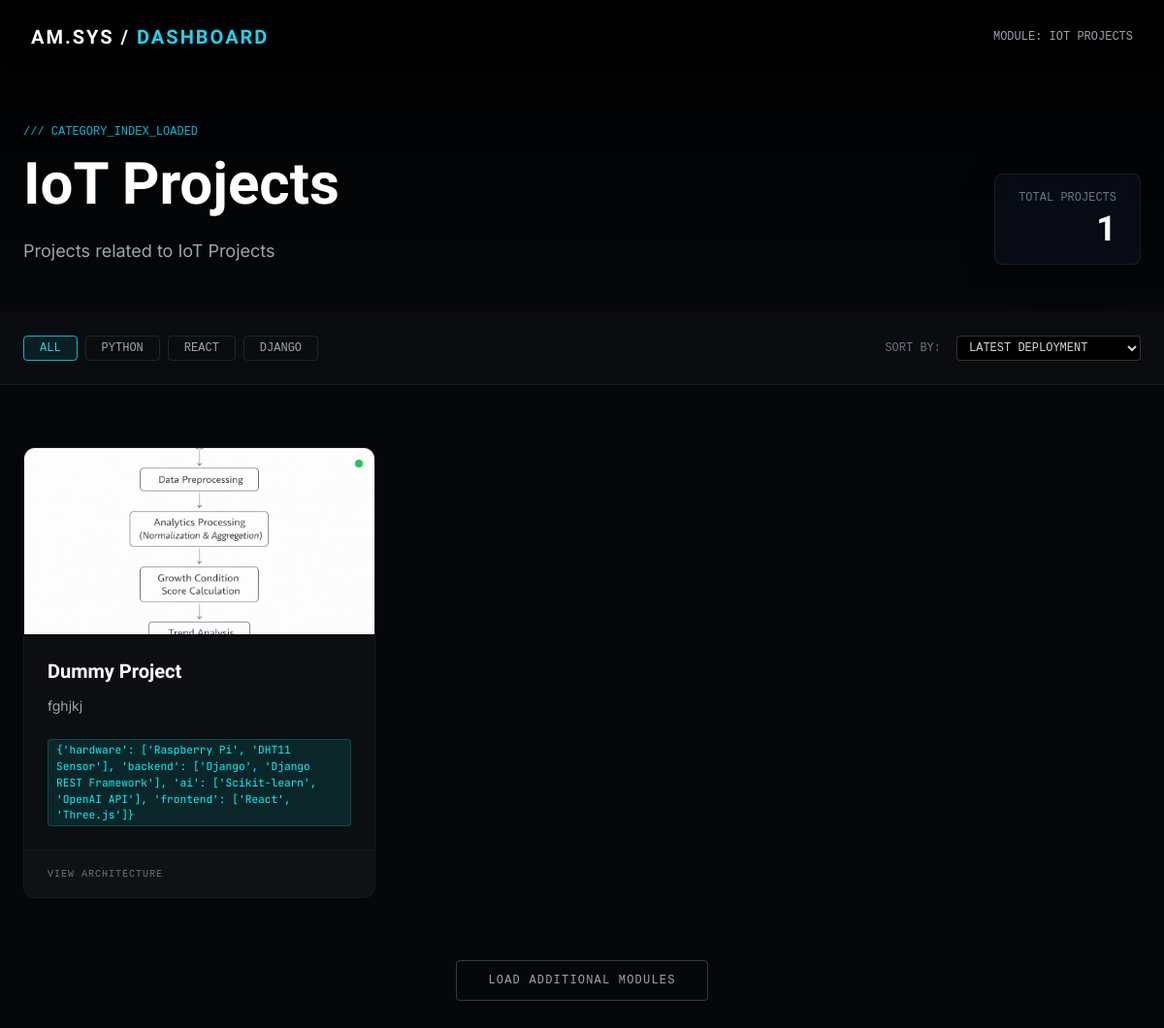
The app's page /projects/iot-projects/ with its own data.
### projects/models.py (models this page shows, shortened)
class Category(models.Model):
    name = models.CharField(max_length=100)
    slug = models.SlugField(unique=True)
    description = models.TextField(blank=True, help_text="Short description (1 line)")
    scope_statement = models.TextField(blank=True, null=True, help_text="Scope statement (2-3 lines)")
    icon = models.ImageField(upload_to="category_icons/", blank=True, null=True)
    system_node = models.ForeignKey('core.SystemNode', on_delete=models.SET_NULL, blank=True, null=True, related_name="categories", help_text="Link to System Universe Node")
    order = models.IntegerField(default=0, help_text="Display order")
    is_active = models.BooleanField(default=True)
    updated_at = models.DateTimeField(auto_now=True)
    class Meta:
        verbose_name_plural = "Categories"
        ordering = ['order', 'name']

class Project(models.Model):
    category = models.ForeignKey(Category, on_delete=models.CASCADE)
    title = models.CharField(max_length=200)
    short_description = models.TextField()
    full_description = RichTextField(blank=True, null=True)
    technologies = models.ManyToManyField(Technology, blank=True, related_name="projects")
    tech_stack = models.JSONField(help_text="List of technologies used (Legacy)", default=list, blank=True)
    github_link = models.URLField(blank=True, null=True)
    live_link = models.URLField(blank=True, null=True)
    docs_link = models.URLField(blank=True, null=True)
    cover_image = models.ImageField(upload_to="projects/")
    created_at = models.DateTimeField(auto_now_add=True)
    updated_at = models.DateTimeField(auto_now=True)
    featured = models.BooleanField(default=False)
    architecture_image = models.ImageField(upload_to="architecture/", blank=True, null=True)
    problem_statement = RichTextField(blank=True, null=True)
    solution_overview = RichTextField(blank=True, null=True, help_text="High-level system explanation")
    system_architecture = RichTextField(blank=True, null=True, help_text="Layer breakdown and data flow")
    domain_tags = models.JSONField(default=list, blank=True)
    capabilities = models.JSONField(default=list, blank=True)
    implementation_details = RichTextField(blank=True, null=True)
    results = RichTextField(blank=True, null=True)
    slug = models.SlugField(unique=True, blank=True)
    is_active = models.BooleanField(default=True)
    trust_real_world = models.BooleanField(default=False)
    trust_live_data = models.BooleanField(default=False)
    trust_production_ready = models.BooleanField(default=False)
    trust_hardware_integrated = models.BooleanField(default=False)

### projects/views.py (the view)
# urls.py: path('<slug:category_slug>/', views.category_projects, name='category_projects'),
def category_projects(request, category_slug):
    category = get_object_or_404(Category, slug=category_slug)
    projects = Project.objects.filter(category=category)
    tech_filter = request.GET.get('tech')
    if tech_filter:
        projects = projects.filter(tech_stack__icontains=tech_filter)
    context = {
        "category": category,
        "projects": projects,
        "active_filter": tech_filter
    }
    return render(request, "projects/category.html", context)

### templates/projects/category.html (shortened to what this page needs)
<!DOCTYPE html>
<html lang="en">
<head>
    <script src="https://cdn.tailwindcss.com"></script>
    <link rel="stylesheet" href="https://cdnjs.cloudflare.com/ajax/libs/font-awesome/6.4.0/css/all.min.css">
</head>
<body class="antialiased selection:bg-cyan-500 selection:text-black">
    <nav
        class="fixed top-0 w-full z-50 px-8 py-6 flex justify-between items-center mix-blend-difference bg-black/50 backdrop-blur-md">
        <a href="/"
            class="font-scifi font-bold text-xl tracking-widest text-white hover:text-cyan-400 transition-colors">AM.SYS
            / <span class="text-cyan-400">DASHBOARD</span></a>
        <div class="flex space-x-6">
            <span class="font-mono text-xs text-gray-400">MODULE: {{ category.name|upper }}</span>
        </div>
    </nav>
    <section class="pt-32 pb-12 px-6 border-b border-white/5 bg-gradient-to-b from-black to-transparent">
        <div class="max-w-7xl mx-auto flex flex-col md:flex-row justify-between items-end">
            <div class="max-w-2xl">
                <div class="font-mono text-cyan-500 text-xs mb-4 animate-pulse">
                    /// CATEGORY_INDEX_LOADED
                </div>
                <h1 class="font-scifi text-5xl md:text-6xl font-bold text-white mb-6">
                    {{ category.name }}
                </h1>
                <p class="font-inter text-gray-400 text-lg leading-relaxed max-w-xl">
                    {{ category.description }}
                </p>
            </div>
            <div class="hidden md:block text-right">
                <div class="glass-panel px-6 py-4 rounded-lg">
                    <div class="font-mono text-xs text-gray-500 uppercase mb-1">Total Projects</div>
                    <div class="font-scifi text-4xl font-bold text-white">{{ projects.count }}</div>
                </div>
            </div>
        </div>
    </section>
    <section class="py-6 border-b border-white/5 bg-white/[0.02]">
        <div class="max-w-7xl mx-auto px-6 flex justify-between items-center">
            <div class="flex space-x-2 overflow-x-auto pb-2 md:pb-0 scrollbar-hide">
                <a href="?tech="
                    class="px-4 py-1 rounded border {% if not active_filter %}border-cyan-500 bg-cyan-500/10 text-cyan-400{% else %}border-white/10 text-gray-400 hover:border-white/30{% endif %} text-xs font-mono transition-colors">
                    ALL
                </a>
                <a href="?tech=Python"
                    class="px-4 py-1 rounded border {% if active_filter == 'Python' %}border-cyan-500 bg-cyan-500/10 text-cyan-400{% else %}border-white/10 text-gray-400 hover:border-white/30{% endif %} text-xs font-mono transition-colors">
                    PYTHON
                </a>
                <a href="?tech=React"
                    class="px-4 py-1 rounded border {% if active_filter == 'React' %}border-cyan-500 bg-cyan-500/10 text-cyan-400{% else %}border-white/10 text-gray-400 hover:border-white/30{% endif %} text-xs font-mono transition-colors">
                    REACT
                </a>
                <a href="?tech=Django"
                    class="px-4 py-1 rounded border {% if active_filter == 'Django' %}border-cyan-500 bg-cyan-500/10 text-cyan-400{% else %}border-white/10 text-gray-400 hover:border-white/30{% endif %} text-xs font-mono transition-colors">
                    DJANGO
                </a>
            </div>
            <div class="hidden md:flex items-center space-x-4">
                <span class="font-mono text-xs text-gray-500">SORT BY:</span>
                <select
                    class="bg-black border border-white/20 text-gray-300 text-xs px-2 py-1 rounded focus:border-cyan-500 outline-none font-mono">
                    <option>LATEST DEPLOYMENT</option>
                </select>
            </div>
        </div>
    </section>
    <section class="py-16 min-h-screen">
        <div class="max-w-7xl mx-auto px-6">
            {% if projects %}
            <div class="grid grid-cols-1 md:grid-cols-2 lg:grid-cols-3 gap-8">
                {% for project in projects %}
                <a href="#" class="glass-card rounded-xl overflow-hidden group flex flex-col h-full fade-in-up"
                    style="animation-delay: {{ forloop.counter0|add:1 }}00ms">
                    <div class="h-48 overflow-hidden relative">
                        {% if project.cover_image %}
                        <img src="{{ project.cover_image.url }}" alt="{{ project.title }}"
                            class="w-full h-full object-cover transition-transform duration-700 group-hover:scale-110">
                        {% else %}
                        <div
                            class="w-full h-full bg-gray-900 flex items-center justify-center text-gray-700 font-mono text-xs">
                            NO VISUAL SIGNAL</div>
                        {% endif %}
                        <div class="absolute top-3 right-3 flex space-x-1">
                            <div class="h-2 w-2 rounded-full bg-green-500" title="System Online"></div>
                        </div>
                    </div>
                    <div class="p-6 flex-grow flex flex-col">
                        <div class="flex justify-between items-start mb-3">
                            <h3
                                class="font-scifi text-xl font-bold text-white group-hover:text-cyan-400 transition-colors line-clamp-1">
                                {{ project.title }}
                            </h3>
                        </div>
                        <p class="font-inter text-sm text-gray-400 mb-6 line-clamp-3 flex-grow">
                            {{ project.short_description }}
                        </p>
                        <div class="flex flex-wrap gap-2 mt-auto">
                            {% for tech in project.tech_stack %}
                            {% if forloop.counter <= 3 %} <span class="tech-tag">{{ tech }}</span>
                                {% endif %}
                                {% endfor %}
                        </div>
                    </div>
                    <div
                        class="px-6 py-4 border-t border-white/5 bg-white/[0.01] flex justify-between items-center group-hover:bg-cyan-500/5 transition-colors">
                        <span class="font-mono text-[10px] text-gray-500 uppercase tracking-widest">View
                            Architecture</span>
                    </div>
                </a>
                {% endfor %}
            </div>
            <div class="mt-16 text-center">
                <button
                    class="px-8 py-3 border border-white/20 text-gray-400 font-mono text-xs hover:border-cyan-500 hover:text-cyan-400 transition-all rounded uppercase tracking-widest">
                    Load Additional Modules
                </button>
            </div>
            {% endif %}
        </div>
    </section>
</body>
</html>

### templates/projects/category.html (style rules this page uses)
:root { --bg-deep: #05070A; --bg-panel: #0B0F1A; --cyan-core: #00F5FF; --purple-core: #7B61FF; --text-main: #E6F1FF; --text-dim: #8892B0; --glass-border: rgba(255, 255, 255, 0.08); }
body { background-color: var(--bg-deep); color: var(--text-main); font-family: 'Inter', sans-serif; overflow-x: hidden; margin: 0; }
.font-scifi { font-family: 'Orbitron', sans-serif; }
.font-mono { font-family: 'JetBrains Mono', monospace; }
.glass-panel { background: rgba(11, 15, 26, 0.7); backdrop-filter: blur(12px); border: 1px solid var(--glass-border); box-shadow: 0 8px 32px 0 rgba(0, 0, 0, 0.37); }
.glass-card { background: rgba(255, 255, 255, 0.03); border: 1px solid rgba(255, 255, 255, 0.05); transition: all 0.3s ease; position: relative; overflow: hidden; }
.glass-card::before { content: ''; position: absolute; top: 0; left: -100%; width: 50%; height: 100%; background: linear-gradient(to right, transparent, rgba(255, 255, 255, 0.05), transparent); transform: skewX(-25deg); transition: 0.5s; }
.tech-tag { background: rgba(0, 245, 255, 0.1); border: 1px solid rgba(0, 245, 255, 0.2); color: var(--cyan-core); padding: 2px 8px; border-radius: 4px; font-family: 'JetBrains Mono', monospace; font-size: 0.7rem; transition: all 0.2s; }
.fade-in-up { opacity: 0; transform: translateY(20px); animation: fadeInUp 0.5s ease forwards; }

### records on screen
Category: name "IOT PROJECTS", name "IoT Projects", description "Projects related to IoT Projects"
Project: cover_image (picture), title "Dummy Project", short_description "fghjkj", tech_stack "{'hardware': ['Raspberry Pi', 'DHT11 Sensor'], 'backend': ['Django', 'Django REST Framework'], 'ai': ['Scikit-learn', 'OpenAI API'], 'frontend': ['React', 'Three.js']}"

### other values on screen
{{ projects.count }} "1"
